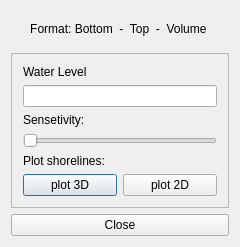
<?xml version="1.0" encoding="UTF-8"?>
<ui version="4.0">
 <class>dummyFeat</class>
 <widget class="QDialog" name="Dialog">
  <property name="geometry">
   <rect>
    <x>0</x>
    <y>0</y>
    <width>240</width>
    <height>247</height>
   </rect>
  </property>
  <property name="windowTitle">
   <string>display surfaces</string>
  </property>
  <layout class="QGridLayout" name="gridLayout_2">
   <item row="0" column="0">
    <widget class="QLabel" name="title_2">
     <property name="text">
      <string>Format: Bottom  -  Top  -  Volume </string>
     </property>
     <property name="alignment">
      <set>Qt::AlignCenter</set>
     </property>
    </widget>
   </item>
   <item row="1" column="0">
    <widget class="QFrame" name="frame">
     <property name="frameShape">
      <enum>QFrame::StyledPanel</enum>
     </property>
     <property name="frameShadow">
      <enum>QFrame::Raised</enum>
     </property>
     <layout class="QGridLayout" name="gridLayout">
      <item row="0" column="0">
       <widget class="QLabel" name="label_3">
        <property name="text">
         <string>Water Level</string>
        </property>
       </widget>
      </item>
      <item row="1" column="0" colspan="2">
       <widget class="QLineEdit" name="WaterLevel"/>
      </item>
      <item row="2" column="0">
       <widget class="QLabel" name="label_2">
        <property name="text">
         <string>Sensetivity:</string>
        </property>
       </widget>
      </item>
      <item row="3" column="0" colspan="2">
       <widget class="QSlider" name="SensetivitySlider">
        <property name="minimum">
         <number>1</number>
        </property>
        <property name="maximum">
         <number>100</number>
        </property>
        <property name="orientation">
         <enum>Qt::Horizontal</enum>
        </property>
       </widget>
      </item>
      <item row="4" column="0">
       <widget class="QLabel" name="label">
        <property name="text">
         <string>Plot shorelines:</string>
        </property>
       </widget>
      </item>
      <item row="5" column="0">
       <widget class="QPushButton" name="Plot3D">
        <property name="text">
         <string>plot 3D</string>
        </property>
       </widget>
      </item>
      <item row="5" column="1">
       <widget class="QPushButton" name="Plot2D">
        <property name="text">
         <string>plot 2D</string>
        </property>
       </widget>
      </item>
     </layout>
    </widget>
   </item>
   <item row="2" column="0">
    <widget class="QPushButton" name="Close">
     <property name="text">
      <string>Close</string>
     </property>
    </widget>
   </item>
  </layout>
 </widget>
 <layoutdefault spacing="6" margin="11"/>
 <resources/>
 <connections/>
</ui>
